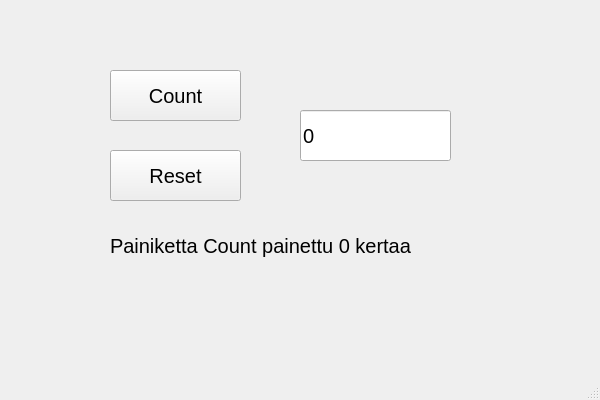
<?xml version="1.0" encoding="UTF-8"?>
<ui version="4.0">
 <class>MainWindow</class>
 <widget class="QMainWindow" name="MainWindow">
  <property name="geometry">
   <rect>
    <x>0</x>
    <y>0</y>
    <width>600</width>
    <height>400</height>
   </rect>
  </property>
  <property name="font">
   <font>
    <pointsize>15</pointsize>
   </font>
  </property>
  <property name="windowTitle">
   <string>MainWindow</string>
  </property>
  <widget class="QWidget" name="centralwidget">
   <widget class="QPushButton" name="btnCount">
    <property name="geometry">
     <rect>
      <x>110</x>
      <y>70</y>
      <width>131</width>
      <height>51</height>
     </rect>
    </property>
    <property name="text">
     <string>Count</string>
    </property>
   </widget>
   <widget class="QPushButton" name="btnReset">
    <property name="geometry">
     <rect>
      <x>110</x>
      <y>150</y>
      <width>131</width>
      <height>51</height>
     </rect>
    </property>
    <property name="text">
     <string>Reset</string>
    </property>
   </widget>
   <widget class="QLineEdit" name="txtResult">
    <property name="geometry">
     <rect>
      <x>300</x>
      <y>110</y>
      <width>151</width>
      <height>51</height>
     </rect>
    </property>
    <property name="text">
     <string>0</string>
    </property>
   </widget>
   <widget class="QLabel" name="labelInfo">
    <property name="geometry">
     <rect>
      <x>110</x>
      <y>230</y>
      <width>331</width>
      <height>31</height>
     </rect>
    </property>
    <property name="text">
     <string>Painiketta Count painettu 0 kertaa</string>
    </property>
   </widget>
  </widget>
  <widget class="QMenuBar" name="menubar">
   <property name="geometry">
    <rect>
     <x>0</x>
     <y>0</y>
     <width>600</width>
     <height>24</height>
    </rect>
   </property>
  </widget>
  <widget class="QStatusBar" name="statusbar"/>
 </widget>
 <resources/>
 <connections/>
</ui>
